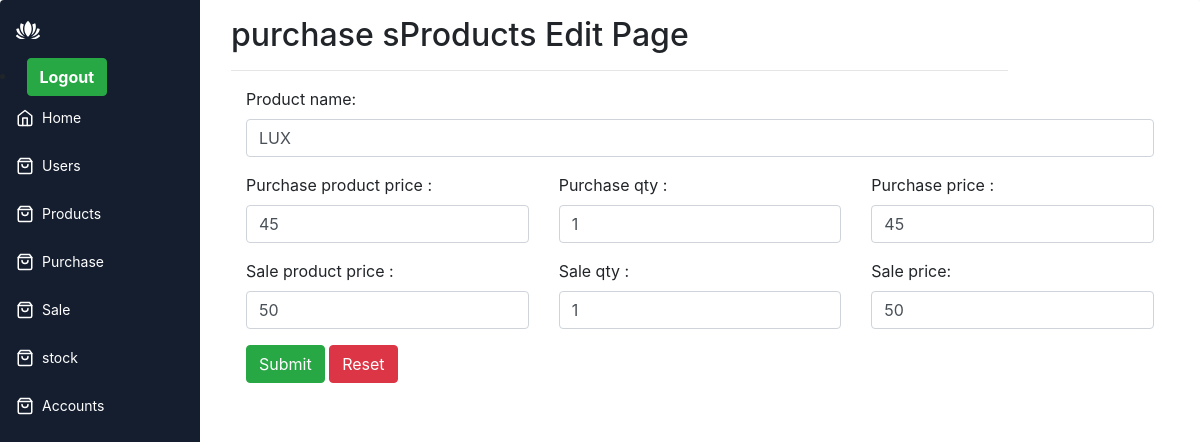
/stock_edit.php?id=1, run on the app's committed database.
### tables this page shows
CREATE TABLE `stock` (
  `id` int(11) NOT NULL,
  `product_name` text NOT NULL,
  `purchase_product_price` int(255) NOT NULL,
  `purchase_qty` int(255) NOT NULL,
  `purchase_price` int(255) NOT NULL,
  `sale_product_price` int(255) NOT NULL,
  `sale_qty` int(255) NOT NULL,
  `sale_price` int(255) NOT NULL
);

### stock_edit.php (the view, shortened to what this page needs)
<?php
    include 'include/connection.php';
    include 'include/header.php' ;
    $id = $_GET['id'] ;
    $sql = "SELECT * FROM stock WHERE id='$id'";
    $result = $db->query($sql);
    $data = $result->fetch_assoc();
?>
<div class="app-content">
    <div class="container">
        <div class="row">
            <div class="col-md-10">
                <h2>  purchase sProducts Edit Page</h2>  <hr>
            </div>
        </div>
    <div class="container">
        <div class="row">
            <div class="col-md-12">
                <form action="update-stock.php" method="POST" >
                            <div class="form-group">
                                    <label for="">Product name:</label>
                                    <input name="product_name" type="text" value="<?php echo $data['product_name'] ; ?>" class="form-control" placeholder="Enter product name">
                            </div>
                    <div class="row">
                        <div class="col-md-4">
                                       <div class="form-group">
                                            <label for="">Purchase product price :</label>
                                            <input name="purchase_product_price" type="number" value="<?php echo $data['purchase_product_price'] ; ?>"class="form-control" placeholder="Enter  Purchase product price">
                                        </div>
                        </div>
                        <div class="col-md-4">
                                   <div class="form-group">
                                        <label for="">Purchase qty :</label>
                                        <input name="purchase_qty" type="text" value="<?php echo $data['purchase_qty'] ; ?>" class="form-control" placeholder="Enter Purchase qty ">
                                    </div>
                        </div>
                        <div class="col-md-4">
                                   <div class="form-group">
                                        <label for="">Purchase price :</label>
                                        <input name="purchase_price" type="number" value="<?php echo $data['purchase_price'] ; ?>" class="form-control" placeholder="Purchase price">
                                    </div>
                        </div>
                    </div>
                    <div class="row">
                        <div class="col-md-4">
                            <div class="form-group">
                                <label for="">Sale product price :</label>
                                <input name="sale_product_price" type="number" value="<?php echo $data['sale_product_price'] ; ?>" class="form-control" placeholder="Enter Sale product price">
                            </div>
                        </div>
                        <div class="col-md-4">
                            <div class="form-group">
                                <label for="">Sale qty :</label>
                                <input name="sale_qty" type="text" value="<?php echo $data['sale_qty'] ; ?>" class="form-control" placeholder="Enter product Sale qty">
                            </div>
                        </div>
                        <div class="col-md-4">
                                   <div class="form-group">
                                        <label for="">Sale price:</label>
                                        <input name="sale_price" type="number" value="<?php echo $data['sale_price'] ; ?>" class="form-control" placeholder="Enter Sale price">
                                    </div>
                        </div>
                    </div>
                    <button type="submit" class="btn btn-success">Submit</button>
                    <button type="reset" class="btn btn-danger">Reset</button>
                </form>
            </div>
        </div>
    </div>
</div>
<?php include 'include/footer.php' ; ?>

### assets/style.css (style rules this page uses)
* { box-sizing: border-box; }
:root { --app-bg: #101827; --sidebar: rgba(21, 30, 47,1); --sidebar-main-color: #fff; --table-border: #1a2131; --table-header: #1a2131; --app-content-main-color: #fff; --sidebar-link: #fff; --sidebar-active-link: #1d283c; --sidebar-hover-link: #1a2539; --action-color: #2869ff; --action-color-hover: #6291fd; --app-content-secondary-color: #1d283c; --filter-reset: #2c394f; --filter-shadow: rgba(16, 24, 39, 0.8) 0px 6px 12px -2px, rgba(0, 0, 0, 0.3) 0px 3px 7px -3px; }
body, html { margin: 0; padding: 0; height: 100%; width: 100%; }
body { overflow: hidden; font-family: "Poppins", sans-serif; background-color: var(--app-bg); -webkit-font-smoothing: antialiased; -moz-osx-font-smoothing: grayscale; }
.app-content { padding: 16px; background-color: #ffffff; height: 100%; flex: 1; max-height: 100%; display: flex; flex-direction: column; }

### data on the page
stock: product_name "LUX", purchase_product_price "45", purchase_qty "1", purchase_price "45", sale_product_price "50", sale_qty "1", sale_price "50"
